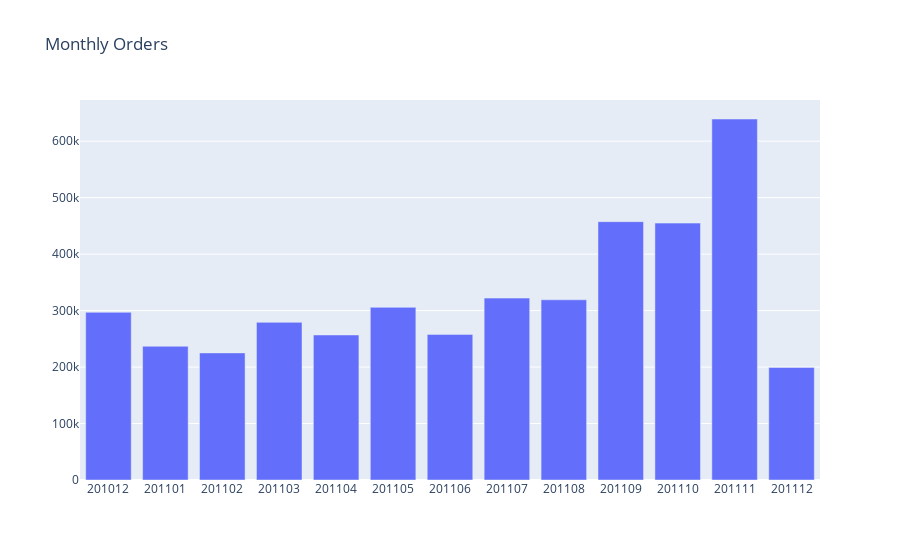

Notebook code cell kept with this figure:
### Code cell
plot_rev(df_monthly_orders, 'InvoiceYearMonth', 'Quantity',
         'category', 'Monthly Orders', go.Bar)

### Figure 1 — Plotly figure (JSON) as saved in the notebook; plotly's stock layout.template omitted (floating-point values rounded to 4 significant figures)
{"data": [{"type": "bar", "x": [201012, 201101, 201102, 201103, 201104, 201105, 201106, 201107, 201108, 201109, 201110, 201111, 201112], "y": [296934, 236780, 225062, 279138, 256805, 305739, 257852, 322078, 319073, 457449, 454879, 639256, 199283]}], "layout": {"title": {"text": "Monthly Orders"}, "xaxis": {"type": "category"}}}
